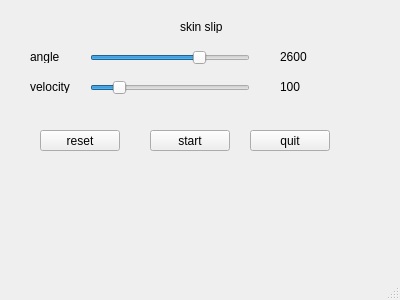
<?xml version="1.0" encoding="UTF-8"?>
<ui version="4.0">
 <class>SkinSlipSubWindow</class>
 <widget class="QMainWindow" name="SkinSlipSubWindow">
  <property name="geometry">
   <rect>
    <x>0</x>
    <y>0</y>
    <width>400</width>
    <height>300</height>
   </rect>
  </property>
  <property name="windowTitle">
   <string>MainWindow</string>
  </property>
  <widget class="QWidget" name="centralwidget">
   <widget class="QLabel" name="label">
    <property name="geometry">
     <rect>
      <x>180</x>
      <y>20</y>
      <width>47</width>
      <height>13</height>
     </rect>
    </property>
    <property name="text">
     <string>skin slip</string>
    </property>
   </widget>
   <widget class="QLabel" name="angle_label">
    <property name="geometry">
     <rect>
      <x>30</x>
      <y>50</y>
      <width>47</width>
      <height>13</height>
     </rect>
    </property>
    <property name="text">
     <string>angle</string>
    </property>
   </widget>
   <widget class="QSlider" name="angle_slider">
    <property name="geometry">
     <rect>
      <x>90</x>
      <y>50</y>
      <width>160</width>
      <height>16</height>
     </rect>
    </property>
    <property name="minimum">
     <number>2194</number>
    </property>
    <property name="maximum">
     <number>2770</number>
    </property>
    <property name="value">
     <number>2600</number>
    </property>
    <property name="orientation">
     <enum>Qt::Horizontal</enum>
    </property>
   </widget>
   <widget class="QLabel" name="velocity_label">
    <property name="geometry">
     <rect>
      <x>30</x>
      <y>80</y>
      <width>47</width>
      <height>13</height>
     </rect>
    </property>
    <property name="text">
     <string>velocity</string>
    </property>
   </widget>
   <widget class="QSlider" name="velocity_slider">
    <property name="geometry">
     <rect>
      <x>90</x>
      <y>80</y>
      <width>160</width>
      <height>16</height>
     </rect>
    </property>
    <property name="minimum">
     <number>10</number>
    </property>
    <property name="maximum">
     <number>600</number>
    </property>
    <property name="value">
     <number>100</number>
    </property>
    <property name="orientation">
     <enum>Qt::Horizontal</enum>
    </property>
   </widget>
   <widget class="QLabel" name="angle_val">
    <property name="geometry">
     <rect>
      <x>280</x>
      <y>50</y>
      <width>47</width>
      <height>13</height>
     </rect>
    </property>
    <property name="text">
     <string>2600</string>
    </property>
   </widget>
   <widget class="QLabel" name="velocity_val">
    <property name="geometry">
     <rect>
      <x>280</x>
      <y>80</y>
      <width>47</width>
      <height>13</height>
     </rect>
    </property>
    <property name="text">
     <string>100</string>
    </property>
   </widget>
   <widget class="QPushButton" name="reset_btn">
    <property name="geometry">
     <rect>
      <x>40</x>
      <y>130</y>
      <width>80</width>
      <height>21</height>
     </rect>
    </property>
    <property name="text">
     <string>reset</string>
    </property>
   </widget>
   <widget class="QPushButton" name="start_btn">
    <property name="geometry">
     <rect>
      <x>150</x>
      <y>130</y>
      <width>80</width>
      <height>21</height>
     </rect>
    </property>
    <property name="text">
     <string>start</string>
    </property>
   </widget>
   <widget class="QPushButton" name="quit_btn">
    <property name="geometry">
     <rect>
      <x>250</x>
      <y>130</y>
      <width>80</width>
      <height>21</height>
     </rect>
    </property>
    <property name="text">
     <string>quit</string>
    </property>
   </widget>
  </widget>
  <widget class="QMenuBar" name="menubar">
   <property name="geometry">
    <rect>
     <x>0</x>
     <y>0</y>
     <width>400</width>
     <height>20</height>
    </rect>
   </property>
  </widget>
  <widget class="QStatusBar" name="statusbar"/>
 </widget>
 <resources/>
 <connections/>
</ui>
